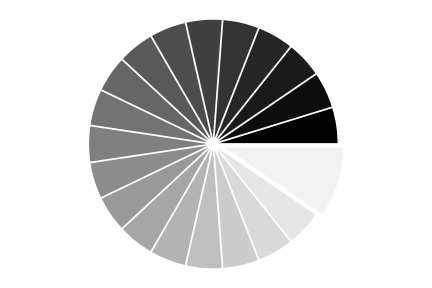

Python code for this plot:
#!/usr/bin/env python3
# -*- coding: utf-8 -*-
"""
Created on Sun Nov  3 00:28:04 2019

Pie chart

@author: alberto
"""

import numpy as np
import matplotlib.pyplot as plt

n = 20
Z = np.ones(n)
Z[-1] *= 2

plt.axes([0.025, 0.025, 0.95, 0.95])

# The explode parameter for all makes it look like white lines
# List comprehension in colors to change the shade of gray
plt.pie(Z, explode=Z*0.05, colors=['%f' % (i/float(n)) for i in range(n)])

# This ensures a perfect circle 
plt.axis('equal')

# Save figure using 72 dots per inch
plt.savefig('pie_plot.png', dpi=72)

plt.show()
